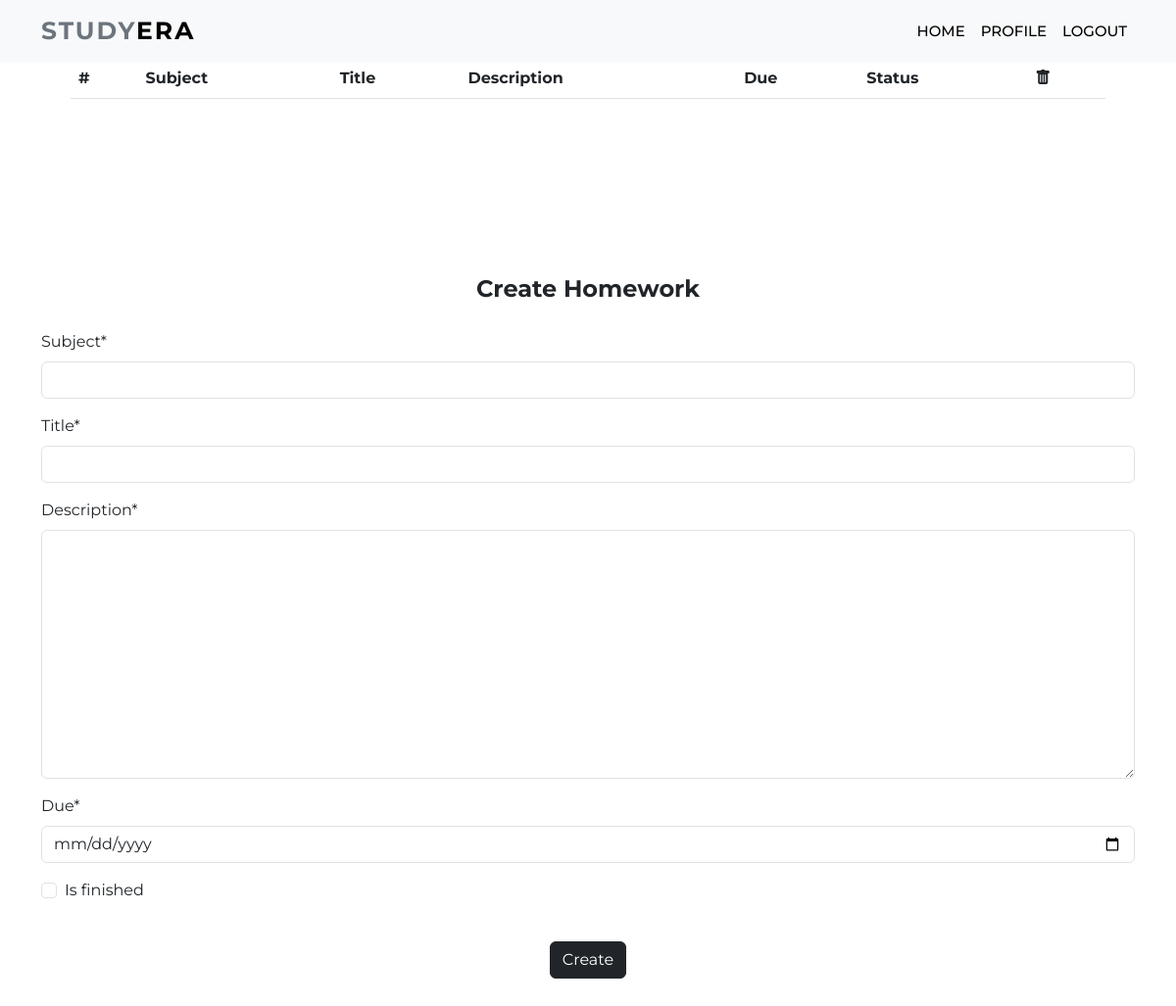
The app's page /homework (signed in), older data.
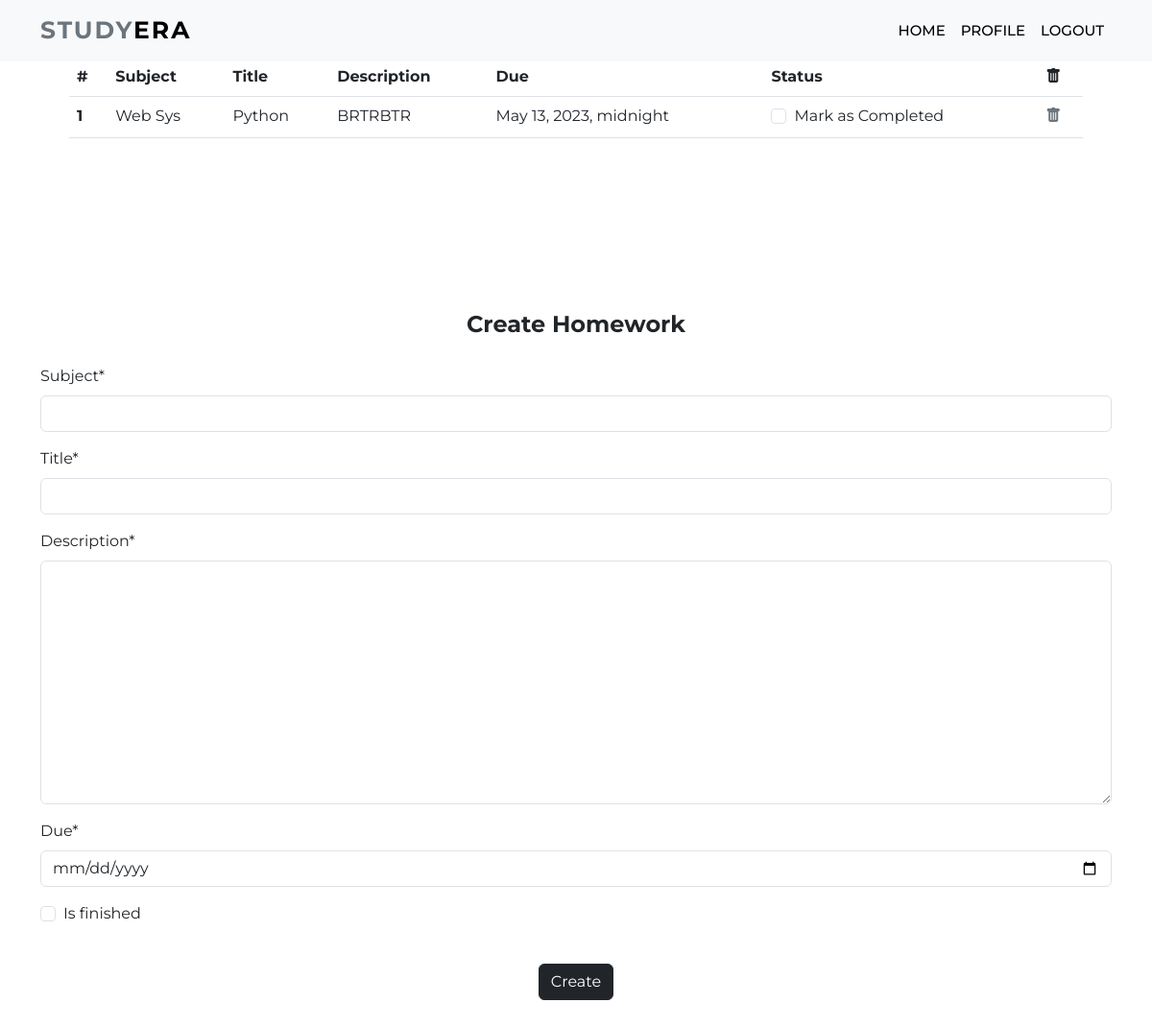
The same page, newer data.
### dashboard/models.py (models this page shows, shortened)
class Homework(models.Model):
    user = models.ForeignKey(User,on_delete=models.CASCADE)
    subject = models.CharField(max_length=50)
    title = models.CharField(max_length=100)
    description=models.TextField()
    due = models.DateTimeField()
    is_finished = models.BooleanField(default=False)

### dashboard/views.py (the view)
# urls.py: path('homework',views.homework,name="homework"),
def homework(request):
    if request.method == "POST":
        form = HomeworkForm(request.POST)
        if form.is_valid():
            try:
                finished = request.POST['is_finished']
                if finished == 'on':
                    finished = True
                else:
                    finished = False
            except:
                finished = False
            homeworks = Homework(
                user = request.user,
                subject = request.POST['subject'],
                title = request.POST['title'],
                description = request.POST['description'],
                due = request.POST['due'],
                is_finished = finished
            )
            homeworks.save()
    else:
        form = HomeworkForm()
    form = HomeworkForm()
    homework = Homework.objects.filter(user=request.user)
    if len(homework) == 0 :
        homework_done = True
    else:
        homework_done = False
    context = {
                'homeworks':homework,
               'homeworks_done':homework_done,
               'form':form,
    }
    return render(request,'dashboard/homework.html',context)

### dashboard/forms.py
class HomeworkForm(forms.ModelForm):
    class Meta:
        model = Homework
        widgets = {'due':DateInput()}
        fields = ['subject','title','description','due','is_finished']

### dashboard/templates/dashboard/homework.html (shortened to what this page needs)
    {% extends 'dashboard/home.html' %}
    {% load static %}
    {% load crispy_forms_tags %}
    {% block content %}
	<nav class="navbar navbar-expand-lg navbar-light bg-light fixed-top">
		<div class="container">
			<a class="navbar-brand" href="{% url 'home' %}"><span class="text-secondary">STUDY</span>ERA</a>
			<div class="collapse navbar-collapse" id="navbarSupportedContent">
				<ul class="navbar-nav ms-auto mb-2 mb-lg-0">
					<li class="nav-item">
						<a class="nav-link" href="{% url 'home' %}">Home</a>
					</li>
                    <li class="nav-item">
						<a class="nav-link" href="{% url 'profile' %}">Profile</a>
					</li>
                    <li class="nav-item">
						<a class="nav-link" href="{% url 'homepage' %}">Logout</a>
					</li>
				</ul>
			</div>
		</div>
	</nav>
    <section style="padding: 5%">
        <div class="container">
            {% if not homework_done %}
            <table class="table">
                <thead>
                  <tr>
                    <th scope="col">#</th>
                    <th scope="col">Subject</th>
                    <th scope="col">Title</th>
                    <th scope="col">Description</th>
                    <th scope="col">Due</th>
                    <th scope="col">Status</th>
                    <th scope="col"><i class="bi bi-trash-fill"></i></th>
                  </tr>
                </thead>
                <tbody>
                    {% for homework in homeworks %}
                    <tr>
                        <th scope="row">{{forloop.counter}}</th>
                        <td>{{homework.subject}}</td>
                        <td>{{homework.title}}</td>
                        <td>{{homework.description}}</td>
                        <td>{{homework.due}}</td>
                        <td>
                            <a href="{% url 'update-homework' homework.id %}">
                                <div class="form-check">
                                    {% if homework.is_finished == True %}
                                    <input class="form-check-input" type="checkbox" value="" checked>
                                    {% else %}
                                    <input class="form-check-input" type="checkbox" value="">
                                    {% endif %}
                                    <label class="form-check-label text-dark" for="flexCheckDefault">
                                        Mark as Completed
                                    </label>
                                </div>
                            </a>
                        </td>
                        <td><a class="link-secondary" href="{% url 'delete-homework' homework.id %}">
                            <i class="bi bi-trash-fill"></i></a></td>
                    </tr>
                    {% endfor %}
                </tbody>
              </table>
              {% else %}
              <h5 class="text-center">All homeworks are completed.</h5>
            {% endif %}
            </div>
    </section>
	<section class="services section-padding" id="services">
		<div class="container">
            <form method="POST">
                <fieldset class="form-group">
                    <legend class="mb-4 text-center"><strong>Create Homework</strong></legend>
                    {{form|crispy}}
                </fieldset>
                <div class="form-group text-center">
                    <br><button href="" class="btn btn-dark" type="submit">
                        Create
                    </button>
                </div>
            </form>
		</div>
	</section>
    {% endblock content %}

Row changes from the older to the newer data that the page shows:
added Homework: subject "Web Sys", title "Python", description "BRTRBTR", due "May 13, 2023, midnight"
